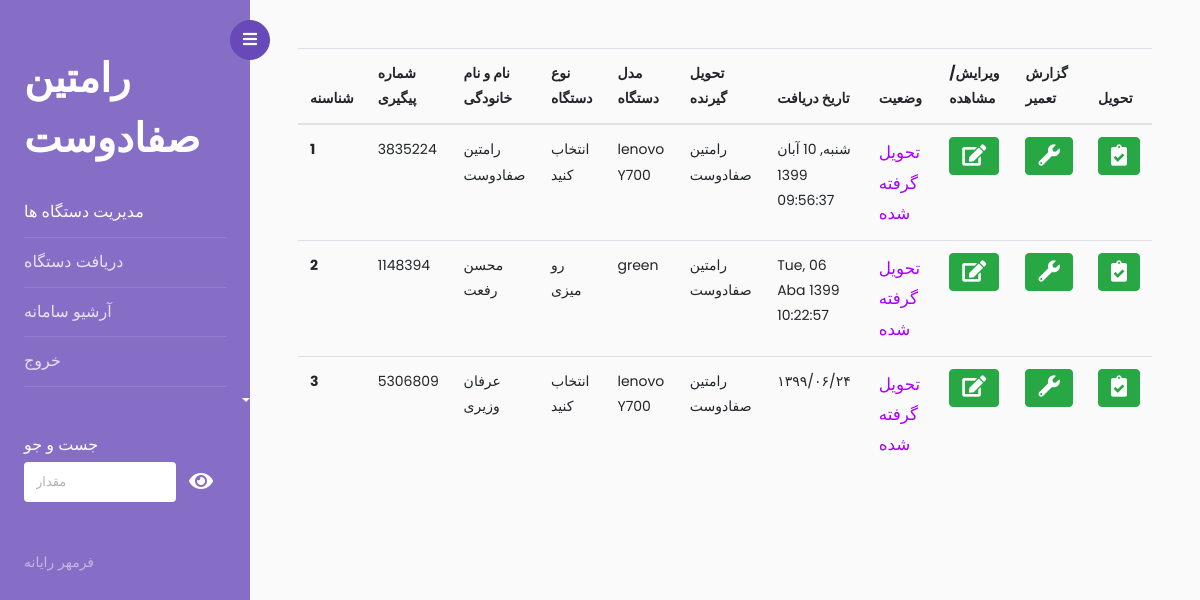
Before: / (signed in) with the older database file.
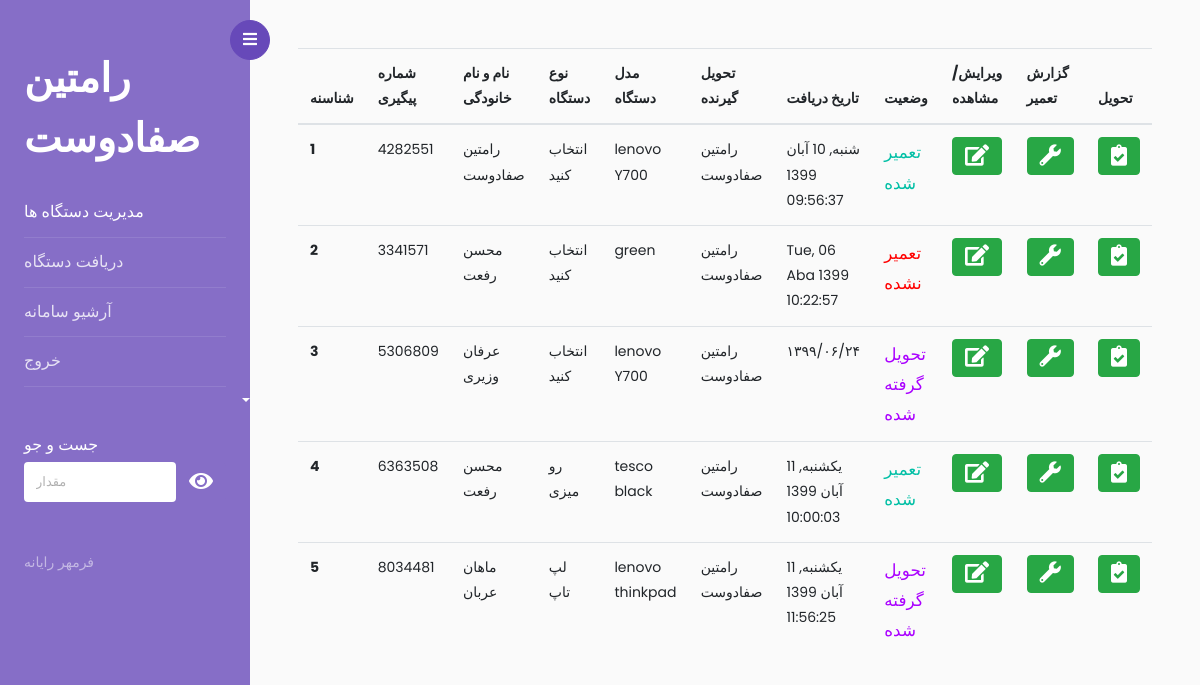
After: the same page with the newer database file.
### app.py (models this page shows, shortened)
class users(UserMixin,db.Model):
    id=db.Column("id",db.Integer,primary_key=True)
    username=db.Column(db.String(100),nullable=False,unique=True)
    password=db.Column(db.String(100))
    surename=db.Column(db.String(100))
    level=db.Column(db.Integer)

class devices(db.Model):
    _id= db.Column("id", db.Integer , primary_key=True)
    tracking_number =db.Column(db.String(100),nullable=False,unique=True)
    customer_name =db.Column(db.String(100),nullable=False)
    customer_phone =db.Column(db.String(20))
    device_type =db.Column(db.String(100))
    device_model =db.Column(db.String(100))
    serial_number =db.Column(db.String(100))
    property_number =db.Column(db.String(100))
    address =db.Column(db.String(300))
    problem =db.Column(db.String(500))
    accesories =db.Column(db.String(300))
    other_text =db.Column(db.String(700))
    giver_name =db.Column(db.String(100))
    in_time =db.Column(db.String(100))
    out_time =db.Column(db.String(100))
    situation=db.Column(db.Integer)
    deliverd=db.Column(db.Integer)
    repair_report=db.Column(db.String(400))

### app.py (the view)
@app.route('/')
def home():
    if not current_user.is_authenticated:
        return redirect(url_for('.login'))
    g.user = current_user.get_id()
    user =users.query.filter_by(id=g.user).first()
    print(user.surename)
    return render_template("index.html",values=devices.query.filter_by(deliverd=0),surename=user.surename)

### app.py (called while the page is built)
@Login_manager.user_loader
def load_user(user_id):
    return users.query.get(int(user_id))

### templates/index.html (shortened to what this page needs)
<!doctype html>
<html lang="en">
  <head>
		<link rel="stylesheet" href="https://stackpath.bootstrapcdn.com/font-awesome/4.7.0/css/font-awesome.min.css">
    <link rel="stylesheet" href="../static/add/css/style.css">
    <link rel="stylesheet" href="https://cdnjs.cloudflare.com/ajax/libs/font-awesome/5.15.1/css/all.min.css?family">
  </head>
  <body  >
		<div class="wrapper d-flex align-items-stretch">
			<nav id="sidebar">
				<div class="custom-menu">
					<button type="button" id="sidebarCollapse" class="btn btn-primary">
	          <i class="fa fa-bars"></i>
	        </button>
        </div>
				<div class="p-4 pt-5">
		  		<h1><a href="index.html" class="logo">{{ surename }}</a></h1>
	        <ul class="list-unstyled components mb-5">
	          <li class="active">
	            <a href="/"  aria-expanded="false" class="dropdown-toggle">مدیریت دستگاه ها</a>
	          </li>
	          <li>
	              <a href="/add">دریافت دستگاه  </a>
	          </li>
	          <li>
              <a href="/archive">آرشیو سامانه</a>
	          </li>
	          <li>
              <a href="/logout">خروج</a>
	          </li>
	        </ul>
	        <div class="mb-5">
						<h3 class="h6">جست و جو</h3>
						<form action="/search"  method="POST" class="colorlib-subscribe-form">
	            <div class="form-group d-flex">
                <input type="text" class="form-control" placeholder="مقدار " id="livebox" name="searchtext" autofocus>
                <button type="submit" class="btn btn-primary">
                  <i class="fas fa-eye fa-lg"></i>
                </button>
	            </div>
	          </form>
					</div>
	        <div class="footer">
	        	<p>
						  فرمهر رایانه
						  </p>
	        </div>
	      </div>
    	</nav>
      <div id="content" class="p-4 p-md-5 pt-5">
        <form method="POST" action="/edit">
        <table class="table" id="tblTest">
            <thead>
              <tr>
                <th scope="col">شناسنه</th>
                <th scope="col">شماره پیگیری</th>
                <th scope="col">نام و نام خانودگی</th>
                <th scope="col">نوع دستگاه</th>
                <th scope="col">مدل دستگاه</th>
                <th scope="col">تحویل گیرنده</th>
                <th scope="col">تاریخ دریافت</th>
                <th scope="col">وضعیت</th>
                <th scope="col">ویرایش/مشاهده</th>
                <th scope="col">گزارش تعمیر</th>
                <th scope="col">تحویل</th>
              </tr>
            </thead>
            <tbody>
                {% for item in values %}
              <tr>
                <th scope="row">{{item._id}} </th>
                <td>{{item.tracking_number}}</td>
                <td>{{item.customer_name}}</td>
                <td>{{item.device_type}}</td>
                <td>{{item.device_model}}</td>
                <td>{{item.giver_name}}</td>
                <td>{{item.in_time}}</td>
                  {%  if item.situation==0 %}
                  <td style="color: #AA00FF ; font-size: larger;">تحویل گرفته شده</td>
                  {% elif item.situation==1 %}
                  <td style="color: #00BFA5; font-size: larger;">تعمیر شده</td>
                  {% else %}
                  <td style="color:#FF0000; font-size: larger;">تعمیر نشده</td>
                  {% endif %}
                <td> <button type="submit" class="btn btn-success btnSelect" >
                  <i class="fa fa-edit fa-lg"></i>
              </button></td>
                <td> <button type="button" class="btn btn-success open-modal btnSelect"  data-toggle="modal" data-target="#modal" >
                  <i class="fa fa-wrench fa-lg"></i>
              </button></td>
                <td><button type="button" class="btn btn-success btnSelect"  data-toggle="modal" data-target="#modaltahvil" >
                  <i class="fas fa-clipboard-check fa-lg"></i>
              </button></td>
              </tr>
              {% endfor %}
            </tbody>
          </table>
        </form>
      </div>
    </div>
  </body>
</html>

Changed rows visible on the page:
changed devices "شنبه, 10 آبان 1399 09:56:37": tracking_number "3835224" → "4282551"; situation "تحویل گرفته شده" → "تعمیر شده"
changed devices "green": tracking_number "1148394" → "3341571"; device_type "رو میزی" → "انتخاب کنید"; situation "تحویل گرفته شده" → "تعمیر نشده"
added devices: _id "4", tracking_number "6363508", customer_name "محسن رفعت", device_type "رو میزی", device_model "tesco black", giver_name "رامتین صفادوست", in_time "یکشنبه, 11 آبان 1399 10:00:03", situation "تعمیر شده"
added devices: _id "5", tracking_number "8034481", customer_name "ماهان عربان", device_type "لپ تاپ", device_model "lenovo thinkpad", giver_name "رامتین صفادوست", in_time "یکشنبه, 11 آبان 1399 11:56:25", situation "تحویل گرفته شده"
